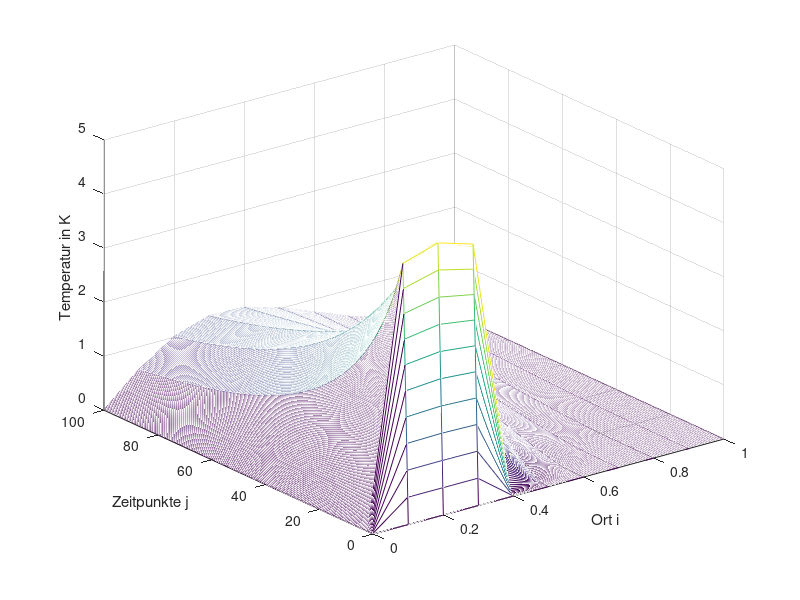

The MATLAB source for this figure:
dx = 0.1;
L = 1;
dt = 0.2;
tmax = 100;
Tstart = 0;
rho = 1;
c = 2;
K = 0.001;
alpha = (K * dt) / (rho * c * dx^2);
%Wärmequelle einstellen
Q = zeros((tmax/dt)+1, (L/dx)+1);
Q(1:10,2:4) = 5;

T = zeros((tmax/dt)+1, (L/dx)+1);
T(1,:) = Tstart;

for j=1:(tmax/dt)
    %Ränder sollen immer 0 sein
    T(j, 1) = 0;
    T(j, (L/dx)+1) = 0;

    for i=2:(L/dx)
        T(j+1, i) = dt / (rho * c) * Q(j, i) + alpha * (T(j, i+1) + T(j, i-1)) + (1 - 2* alpha) * T(j, i);
    end
end

%Damit das mesh am Ende nicht die Arrayindizes an den Achsen hat
[X, Y] = meshgrid(0:dx:L, 0:dt:tmax);


mesh(X,Y,T)
ylabel('Zeitpunkte j')
xlabel('Ort i')
zlabel('Temperatur in K')